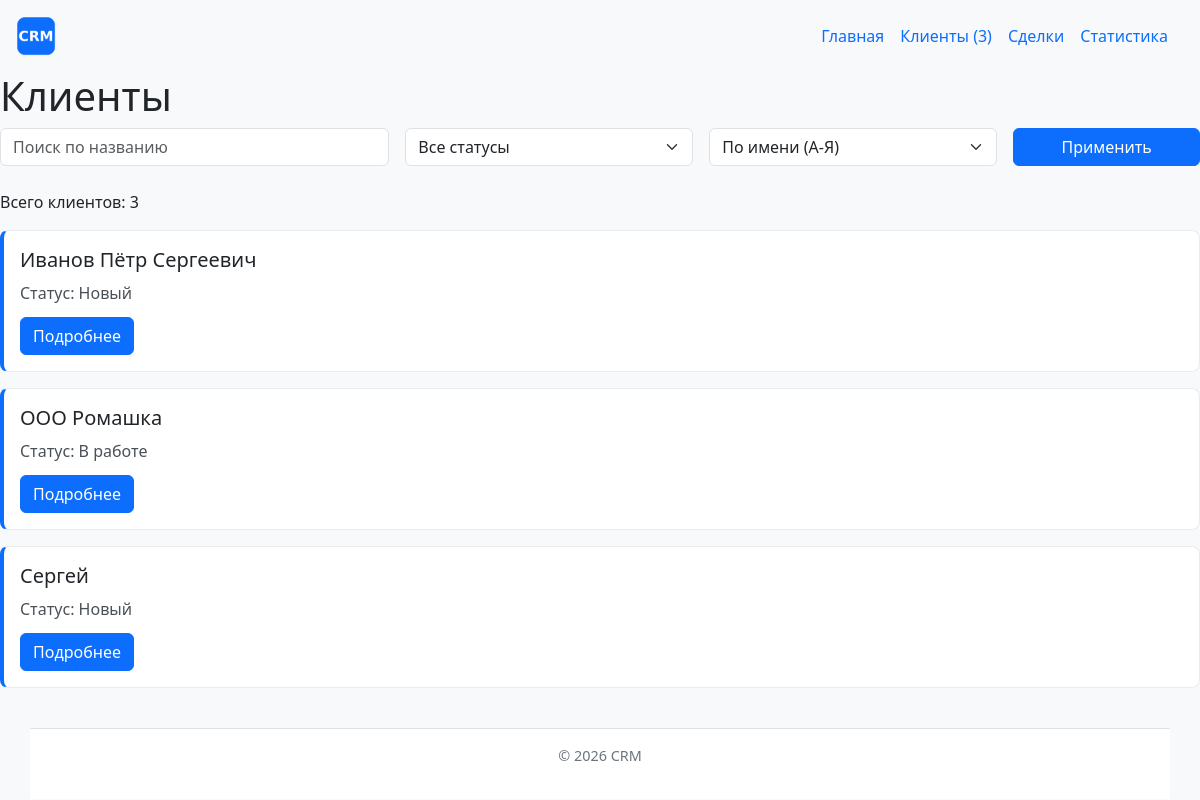
/clients/, run on the app's committed database.
### clients/models.py (models this page shows, shortened)
class Client(models.Model):
    class Status(models.TextChoices):
        NEW = 'Новый', 'Новый'
        IN_PROGRESS = 'В работе', 'В работе'
        CLOSED = 'Закрыт', 'Закрыт'
        REJECTED = 'Отказ', 'Отказ'
    name = models.CharField(max_length=256, verbose_name="Название")
    status = models.CharField(
        max_length=50,
        choices=Status.choices,
        default=Status.NEW,
        verbose_name="Статус"
    )
    created = models.DateField(
        default=date.today, verbose_name="Дата создания")
    slug = models.SlugField(
        max_length=255,
        unique=True,
        blank=True,
        editable=False,
        verbose_name="URL-идентификатор"
    )
    is_vip = models.BooleanField(
        default=False,
        verbose_name="VIP-клиент"
    )
    def get_absolute_url(self):
        return reverse("clients:detail", kwargs={"slug": self.slug})
    class Meta:
        verbose_name = "Клиент"
        verbose_name_plural = "Клиенты"
        ordering = ['name']

### clients/views.py (the view)
# urls.py: path("", views.clients_list, name="list"),
def clients_list(request):
    clients = Client.objects.all()
    query = request.GET.get('q', '').strip()
    if query:
        clients = clients.filter(name__icontains=query)
    status = request.GET.get('status', '').strip()
    if status:
        clients = clients.filter(status=status)
    sort = request.GET.get('sort', 'name')
    if sort in ['name', '-name', 'created', '-created']:
        clients = clients.order_by(sort)
    paginator = Paginator(clients, 5)
    page_obj = paginator.get_page(request.GET.get('page'))
    context = {
        'clients': page_obj,
        'page_obj': page_obj,
        'query': query,
        'status': status,
        'sort': sort
    }
    return render(request, "clients/client_list.html", context)

### clients/context_processors.py (called while the page is built)
def crm_context(request):
    return {
        "site_name": "CRM Система",
        "clients_count": Client.objects.count(),
    }

### clients/templates/clients/client_list.html (shortened to what this page needs)
{% extends "base.html" %}
{% block content %}
    <h1>Клиенты</h1>
    <form method="get" class="mb-4 row g-3">
        <div class="col-md-4">
            <input type="text" name="q" class="form-control" placeholder="Поиск по названию" value="{{ query }}">
        </div>
        <div class="col-md-3">
            <select name="status" class="form-select">
                <option value="">Все статусы</option>
            </select>
        </div>
        <div class="col-md-3">
            <select name="sort" class="form-select">
                <option value="name" {% if sort == 'name' %}selected{% endif %}>По имени (А-Я)</option>
            </select>
        </div>
        <div class="col-md-2">
            <button type="submit" class="btn btn-primary w-100">Применить</button>
        </div>
    </form>
    <p>Всего клиентов: {{ page_obj.paginator.count }}</p>
    {% for client in clients %}
        {% include "clients/includes/client_card.html" %}
    {% empty %}
        <p>Клиенты не найдены.</p>
    {% endfor %}
{% endblock %}

### clients/templates/clients/includes/client_card.html
<article class="card client-card mb-3">
    <div class="card-body">
        <h2 class="card-title">
            {{ client.name|default:"Без названия" }}
        </h2>
        <p class="card-text">
            Статус: {{ client.status }}
        </p>
       <a href="{{ client.get_absolute_url }}" class="btn btn-primary">Подробнее</a>
    </div>
</article>

### homepage/static/homepage/css/style.css (style rules this page uses)
*, *::before, *::after { box-sizing: border-box; }
html, body { height: 100%; }
body { display: flex; flex-direction: column; min-height: 100vh; margin: 0; background-color: #f8f9fa; font-family: system-ui, -apple-system, "Segoe UI", Roboto, sans-serif; }
.client-card { border: 1px solid #e9ecef; border-left: 4px solid #0d6efd; border-radius: 8px; background-color: #fff; transition: box-shadow 0.2s ease, transform 0.2s ease; }
.client-card .card-title { font-size: 1.25rem; line-height: 1.3; margin-bottom: 0.5rem; word-break: break-word; }
.client-card .card-text { color: #495057; line-height: 1.5; margin-bottom: 0.75rem; }

### data on the page
Client: name "Иванов Пётр Сергеевич", status "Новый"
Client: name "ООО Ромашка", status "В работе"
Client: name "Сергей", status "Новый"

### other printed values
{{ clients_count }} "3"
{{ page_obj.paginator.count }} "3"
